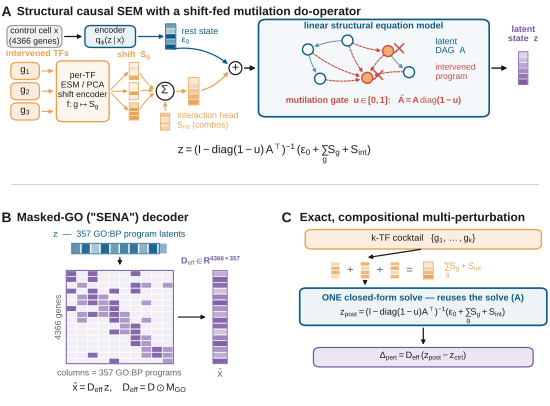

This figure's Python source:
"""Fig 1 - Structural causal world-model ARCHITECTURE (vector PDF).

WM-only schematic (the planner loop lives in a separate figure). Every box /
arrow / matrix is a matplotlib patch, so the output is fully editable vector art.

Layout contract
---------------
The whole figure is drawn in ONE full-bleed axes with x, y in [0, 1], so no
layout engine can shift an element and nothing is clipped by an axes boundary.
Panel bands are declared once below; every element is positioned relative to
them.  Type never drops below ps.MIN_PT, and ps.save() runs a collision /
overflow audit before writing.

The A -> B -> C reading order: A builds the latent z (mechanism of one
intervention on a cell); B is the readout decoder z -> genes; C composes k
interventions into ONE exact predicted effect, reusing the solve (A) and the
decoder (B).

Equations transcribed from code (NOT guessed):
  A  SEM + shift-mutilate do-operator, fed by an encoder for the control cell
       eps0     = encoder q_phi(z|x) of a control cell         causal_vae.py:32,35
       S        = sum_g compute_shift(g)                       causal_vae.py:443-446
       S_int    = W_out( ((sum x)^2 - sum x^2)/2 )  (combos)   causal_vae.py:408-419
       M        = diag(1 - u) ,  A~ = A.M  (col i x (1-u_i))   dag.py:376-379
       z        = (I - diag(1-u) A^T)^-1 (eps0 + S + S_int)    dag.py:390-391 + cvae:446
       rest:  z0 = (I - A^T)^-1 eps0   (u=0)                   dag.py:245-268
       u_i=1 -> parents of program i cut (do); u_i=0 -> obs.   dag.py:354-359
  B  masked-GO ("SENA") decoder
       xhat     = z @ D_eff^T + b ,  D_eff = D (*) M_GO        decoder.py:49-61
       D in R^{4366 x 357}: cols = 357 GO:BP programs, rows = 4366 genes;
       mask frozen, off-annotation entries lambda-shrunk
  C  exact & compositional k-TF perturbation
       k-TF set -> sum_g S_g (+ S_int) -> ONE solve z_post -> Delta = D_eff(z_post - z_ctrl)

Run:  cd paper/figures && python fig1.py
"""
import numpy as np
import matplotlib.pyplot as plt
from matplotlib.patches import FancyBboxPatch, Rectangle, Ellipse
import paperstyle as ps


# ----------------------------------------------------------------- geometry
FIGW, FIGH = ps.TEXTWIDTH_IN, 4.05
ASP = FIGW / FIGH                      # x-compression for true circles

fig, ax = ps.canvas(FIGW, FIGH)

# ----------------------------------------------------------------- palette
C_SHIFT = ps.AMBER        # per-TF shift / TF inputs
C_SEM   = ps.BLUE         # latent-DAG SEM / world model / encoder
C_DEC   = ps.VIOLET       # masked-GO decoder
C_GOOD  = ps.GREEN        # property tags
C_CUT   = ps.VERMILION    # mutilation / severed edges
C_GREY  = ps.GREY
INK     = ps.INK
SOFT    = ps.INK_SOFT

FS_T   = 8.6              # panel titles
FS_BOX = 6.6              # box captions
FS_LBL = 6.4              # element labels
FS_EQ  = 8.2              # display equations
FS_SUB = 6.2              # footnotes  (== ps.MIN_PT floor + margin)


# ----------------------------------------------------------------- helpers
def tint(hexc, amt):
    return ps.tint(hexc, amt)


def box(cx, cy, w, h, text="", fc="white", ec=INK, lw=0.9, fs=FS_BOX,
        tc=INK, rounding=0.012, weight="normal", z=2, ls="-", va="center",
        ls_pad=1.15):
    b = FancyBboxPatch((cx - w / 2, cy - h / 2), w, h,
                       boxstyle=f"round,pad=0.0,rounding_size={rounding}",
                       fc=fc, ec=ec, lw=lw, ls=ls, zorder=z, mutation_aspect=1.0)
    ax.add_patch(b)
    if text:
        ty = cy if va == "center" else (cy + h / 2 - 0.010)
        ax.text(cx, ty, text, ha="center", va=va, fontsize=fs, color=tc,
                weight=weight, zorder=z + 1, linespacing=ls_pad)
    return dict(cx=cx, cy=cy, w=w, h=h)


def side(b, where):
    cx, cy, w, h = b["cx"], b["cy"], b["w"], b["h"]
    return {"top": (cx, cy + h / 2), "bot": (cx, cy - h / 2),
            "left": (cx - w / 2, cy), "right": (cx + w / 2, cy),
            "c": (cx, cy)}[where]


def arrow(p0, p1, color=INK, lw=0.9, rad=0.0, ls="-", sa=2, sb=2,
          style="-|>", z=4, ms=7):
    ax.annotate("", xy=p1, xytext=p0, zorder=z,
                arrowprops=dict(arrowstyle=style, color=color, lw=lw,
                                linestyle=ls, shrinkA=sa, shrinkB=sb,
                                mutation_scale=ms,
                                connectionstyle=f"arc3,rad={rad}"))


def ecirc(c, r, **kw):
    e = Ellipse(c, width=2.0 * r / ASP, height=2.0 * r, **kw)
    ax.add_patch(e)
    return e


def vvec(cx, cy, n, cw, ch, base, vals=None, ec="white", lw=0.3, z=3):
    """Vertical vector = column of n cells centred at (cx, cy)."""
    if vals is None:
        vals = np.linspace(0.25, 0.95, n)
    vals = np.clip(np.asarray(vals, dtype=float), 0.10, 1.0)
    total = n * ch
    y0 = cy + total / 2 - ch
    for i in range(n):
        ax.add_patch(Rectangle((cx - cw / 2, y0 - i * ch), cw, ch,
                               fc=tint(base, 1.0 - float(vals[i])), ec=ec,
                               lw=lw, zorder=z))
    ax.add_patch(Rectangle((cx - cw / 2, cy - total / 2), cw, total,
                           fill=False, ec=tint(base, 0.10), lw=0.6, zorder=z + 1))
    return dict(top=(cx, cy + total / 2), bot=(cx, cy - total / 2),
                left=(cx - cw / 2, cy), right=(cx + cw / 2, cy))


def cutmark(x, y, s=0.011, color=C_CUT, lw=1.1, z=8):
    """Small severed-edge X (drawn, not a glyph - keeps one font in the PDF)."""
    ax.plot([x - s / ASP, x + s / ASP], [y - s, y + s], c=color, lw=lw,
            zorder=z, solid_capstyle="round")
    ax.plot([x - s / ASP, x + s / ASP], [y + s, y - s], c=color, lw=lw,
            zorder=z, solid_capstyle="round")


# =========================================================== PANEL A
ax.text(0.030, 0.985, "Structural causal SEM with a shift-fed mutilation "
        "do-operator", fontsize=FS_T, weight="bold", ha="left", va="top",
        color=INK)
ps.schematic_label(fig, "A", 0.002, 0.985)

Y_OBS = 0.910                                # observational sub-stream
Y_INT = 0.775                                # interventional sub-stream
Y_MRG = 0.832                                # merge / SEM centre line
rng = np.random.default_rng(4)

# ------------------------------------------------ observational sub-stream
# a real control cell enters the model through the encoder -> rest state eps0
b_cell = box(0.062, Y_OBS, 0.100, 0.054, "control cell " + r"$x$" +
             "\n(4366 genes)", fc=tint(C_GREY, 0.86), ec=C_GREY, lw=0.9,
             fs=FS_SUB, ls_pad=1.30)
b_enc = box(0.200, Y_OBS, 0.092, 0.054, "encoder\n" + r"$q_\phi(z\mid x)$",
            fc=tint(C_SEM, 0.92), ec=C_SEM, lw=1.0, fs=FS_SUB, ls_pad=1.30)
arrow(side(b_cell, "right"), side(b_enc, "left"), color=INK, lw=0.9, ms=6)
h_e0 = vvec(0.310, Y_OBS, 5, 0.019, 0.0125, C_SEM,
            vals=np.abs(rng.standard_normal(5)) * 0.5 + 0.25)
arrow(side(b_enc, "right"), h_e0["left"], color=C_SEM, lw=0.9, ms=6, sb=1)
ax.text(0.330, Y_OBS, "rest state\n" + r"$\varepsilon_0$", ha="left",
        va="center", fontsize=FS_LBL, color=C_SEM, linespacing=1.25)

# ------------------------------------------------ interventional sub-stream
ax.text(0.010, 0.867, "intervened TFs", ha="left", va="center",
        fontsize=FS_LBL, color=C_SHIFT, weight="bold")
tf_y = [Y_INT + 0.050, Y_INT, Y_INT - 0.050]     # 0.825 / 0.775 / 0.725
tf_boxes = [box(0.045, yy, 0.052, 0.042, lb, fc=tint(C_SHIFT, 0.80),
                ec=C_SHIFT, lw=0.9, fs=7.0)
            for lb, yy in zip([r"$g_1$", r"$g_2$", r"$g_3$"], tf_y)]

bx_emb = box(0.150, Y_INT, 0.096, 0.150, fc=tint(C_SHIFT, 0.90), ec=C_SHIFT,
             lw=1.0)
ax.text(0.150, Y_INT, "per-TF\nESM / PCA\nshift encoder\n" + r"$f\!:g\mapsto S_g$",
        ha="center", va="center", fontsize=FS_SUB, color=INK, linespacing=1.30)
for b in tf_boxes:
    arrow(side(b, "right"), (0.102, b["cy"]), color=C_SHIFT, lw=0.8, ms=6)

ax.text(0.243, 0.862, "shift  " + r"$S_g$", ha="center", va="center",
        fontsize=FS_SUB, color=C_SHIFT, weight="bold")
shift_anchor = []
for j, yy in enumerate(tf_y):
    v = np.abs(rng.standard_normal(4)) * (0.55 + 0.13 * j)
    h = vvec(0.243, yy, 4, 0.017, 0.0105, C_SHIFT, vals=np.clip(v, 0.15, 0.98))
    shift_anchor.append(h)
    arrow(side(bx_emb, "right"), h["left"], color=C_SHIFT, lw=0.7, ms=5.5, sb=1)

# summation node -> S (= sum_g S_g + S_int)
sumc = (0.300, Y_INT)
ecirc(sumc, 0.022, fc="white", ec=INK, lw=0.9, zorder=5)
ax.text(sumc[0], sumc[1], r"$\Sigma$", ha="center", va="center", fontsize=8.5,
        zorder=6, color=INK)
for h in shift_anchor:
    arrow(h["right"], (sumc[0] - 0.022 / ASP, sumc[1]), color=C_SHIFT, lw=0.7,
          ms=5.5, rad=(0.10 if h["right"][1] > sumc[1] else -0.10), sb=2)
h_S = vvec(0.352, Y_INT, 5, 0.019, 0.0135, C_SHIFT)
arrow((sumc[0] + 0.022 / ASP, sumc[1]), h_S["left"], color=C_SHIFT, lw=0.9,
      ms=6, sb=1)

# learned rank-32 interaction head S_int (combinations only) feeds the sum node
h_int = vvec(0.300, 0.700, 4, 0.017, 0.0104, C_SHIFT,
             vals=np.abs(rng.standard_normal(4)) * 0.4 + 0.20)
arrow(h_int["top"], (sumc[0], sumc[1] - 0.022), color=C_SHIFT, lw=0.8, ms=5.5,
      sb=1)
ax.text(0.322, 0.700, "interaction head\n" + r"$S_{\mathrm{int}}$ (combos)",
        ha="left", va="center", fontsize=FS_SUB, color=C_SHIFT,
        linespacing=1.25)

# merge  eps0 + S + S_int  ->  SEM
oc = (0.428, Y_MRG)
ecirc(oc, 0.016, fc="white", ec=INK, lw=0.9, zorder=6)
ax.text(oc[0], oc[1], "+", ha="center", va="center", fontsize=9, zorder=7,
        color=INK)
arrow(h_S["right"], (oc[0] - 0.016 / ASP, oc[1] - 0.006), color=C_SHIFT,
      lw=0.9, ms=6, rad=0.18, sb=1)
arrow(h_e0["bot"], (oc[0] - 0.016 / ASP, oc[1] + 0.008), color=C_SEM, lw=0.9,
      ms=6, rad=-0.22, sb=1)

# --- SEM box: latent DAG A + mutilation gate ------------------------------
bx_sem = box(0.680, Y_MRG, 0.420, 0.240, fc=tint(C_SEM, 0.955), ec=C_SEM,
             lw=1.2, rounding=0.014)
ax.text(0.680, 0.936, "linear structural equation model", ha="center",
        va="center", fontsize=FS_BOX, color=C_SEM, weight="bold")
arrow((oc[0] + 0.016 / ASP, oc[1]), (0.470, Y_MRG), color=INK, lw=1.0, ms=7)

nx = {0: (0.560, 0.878), 1: (0.632, 0.900), 2: (0.706, 0.874),
      3: (0.582, 0.806), 4: (0.668, 0.808), 5: (0.744, 0.822)}
edges = [(0, 3), (1, 0), (1, 2), (2, 5), (0, 4), (3, 4), (1, 4), (2, 4), (5, 4)]
intervened = {2, 4}
for a_, b_ in edges:
    into_int = b_ in intervened
    arrow(nx[a_], nx[b_],
          color=(C_CUT if into_int else tint(C_SEM, 0.35)),
          lw=(0.8 if into_int else 0.7),
          ls=((0, (2, 1.4)) if into_int else "-"),
          sa=4, sb=5, rad=0.12, ms=5.5, z=3)
for k, (xx, yy) in nx.items():
    isint = k in intervened
    ecirc((xx, yy), 0.0135, zorder=6,
          fc=(tint(C_SHIFT, 0.15) if isint else "white"),
          ec=(C_CUT if isint else C_SEM), lw=1.0)
for k in intervened:
    cutmark(nx[k][0] + 0.020, nx[k][1] + 0.007)

# labels live in the free right-hand third of the box - clear of every node
ax.text(0.792, 0.884, "latent\nDAG  " + r"$A$", ha="left", va="center",
        fontsize=FS_LBL, color=C_SEM, linespacing=1.25)
ax.text(0.792, 0.822, "intervened\nprogram", ha="left", va="center",
        fontsize=FS_SUB, color=C_CUT, linespacing=1.25)
ax.text(0.680, 0.752,
        r"mutilation gate  $u\in[0,1]$:   $\tilde{A}=A\,\mathrm{diag}(1-u)$",
        fontsize=FS_LBL, color=C_CUT, ha="center", va="center", weight="bold")
ax.text(0.680, 0.700, "dashed edges = parents cut by " + r"$u$",
        fontsize=FS_SUB, color=SOFT, ha="center", va="center")

# --- output latent state z  ->  decoder (panel B) --------------------------
arrow(side(bx_sem, "right"), (0.928, Y_MRG), color=INK, lw=1.0, ms=7)
h_z = vvec(0.952, Y_MRG, 6, 0.017, 0.0135, C_DEC)
ax.text(0.952, 0.894, "latent\nstate  " + r"$z$", ha="center", va="bottom",
        fontsize=FS_LBL, color=C_DEC, weight="bold", linespacing=1.25)
ax.text(0.952, 0.784, r"$\rightarrow$ decoder" + "\n(panel B)", ha="center",
        va="top", fontsize=FS_SUB, color=SOFT, linespacing=1.25)

# --- master closed-form solve + one gate gloss -----------------------------
ax.text(0.500, 0.642,
        r"$z=(I-\mathrm{diag}(1-u)\,A^{\top})^{-1}\,"
        r"(\varepsilon_0 + \sum_g S_g + S_{\mathrm{int}})$",
        ha="center", va="center", fontsize=FS_EQ, color=INK)
ax.text(0.500, 0.586,
        r"$u=1$: cut a program's parents (do)"
        "            "
        r"$u=0$: observational row",
        ha="center", va="center", fontsize=FS_SUB, color=SOFT)

# separator rule between the panel A band and the panel B / C band
ax.plot([0.02, 0.98], [0.560, 0.560], lw=0.5, color=ps.RULE, zorder=1)


# =========================================================== PANEL B
ax.text(0.030, 0.522, 'Masked-GO ("SENA") decoder', fontsize=FS_T,
        weight="bold", ha="left", va="top", color=INK)
ps.schematic_label(fig, "B", 0.002, 0.522)

# z as a horizontal program vector
zn, zx0, zcw = 10, 0.130, 0.0175
zc_y = 0.432
for i in range(zn):
    v = 0.30 + 0.62 * abs(np.sin(1.3 * i + 0.6))
    ax.add_patch(Rectangle((zx0 + i * zcw, zc_y - 0.013), zcw * 0.9, 0.026,
                           fc=tint(C_SEM, 1.0 - v), ec="white", lw=0.3, zorder=3))
ax.add_patch(Rectangle((zx0, zc_y - 0.013), zn * zcw * 0.9 + zcw * 0.1, 0.026,
                       fill=False, ec=tint(C_SEM, 0.10), lw=0.6, zorder=4))
ax.text(zx0 + zn * zcw / 2, zc_y + 0.020, r"$z$  —  357 GO:BP program latents",
        ha="center", va="bottom", fontsize=FS_LBL, color=C_SEM)

# decoder matrix D_eff
mx0, my0, mw, mh = 0.120, 0.148, 0.195, 0.230
ncol, nrow = 10, 16
rg = np.random.default_rng(7)
member = np.zeros((nrow, ncol))
for c in range(ncol):
    centre = (c + 0.5) / ncol * nrow
    for r_ in range(nrow):
        p = np.exp(-0.5 * ((r_ - centre) / 1.5) ** 2)
        member[r_, c] = 1.0 if rg.random() < (0.15 + 0.85 * p) else 0.0
cw, ch = mw / ncol, mh / nrow
for r_ in range(nrow):
    for c in range(ncol):
        fcc = (tint(C_DEC, 0.10 + 0.30 * (c % 2)) if member[r_, c]
               else tint(C_DEC, 0.90))
        ax.add_patch(Rectangle((mx0 + c * cw, my0 + (nrow - 1 - r_) * ch),
                               cw * 0.94, ch * 0.9, fc=fcc, ec="white",
                               lw=0.2, zorder=3))
ax.add_patch(Rectangle((mx0, my0), mw, mh, fill=False, ec=tint(C_DEC, 0.10),
                       lw=0.8, zorder=4))
ax.text(mx0 - 0.014, my0 + mh / 2, "4366 genes", rotation=90, ha="center",
        va="center", fontsize=FS_SUB, color=SOFT)
ax.text(mx0 + mw / 2, my0 - 0.014, "columns = 357 GO:BP programs",
        ha="center", va="top", fontsize=FS_SUB, color=SOFT)
# matrix shape label sits ABOVE the matrix, left of x-hat's column
ax.text(mx0 + mw + 0.014, my0 + mh + 0.010,
        r"$D_{\mathrm{eff}}\in\mathbf{R}^{4366\times 357}$",
        ha="left", va="bottom", fontsize=FS_LBL, color=C_DEC, weight="bold")

arrow((zx0 + zn * zcw / 2, zc_y - 0.015), (mx0 + mw / 2, my0 + mh + 0.006),
      color=INK, lw=0.9, ms=6)

# output gene vector x-hat, well clear of the shape label above
gx, gn = 0.400, 16
gcw, gch = 0.026, mh / gn
for r_ in range(gn):
    v = 0.25 + 0.7 * abs(np.sin(0.9 * r_ + 0.3))
    ax.add_patch(Rectangle((gx - gcw / 2, my0 + (gn - 1 - r_) * gch), gcw,
                           gch * 0.9, fc=tint(C_DEC, 1.0 - v), ec="white",
                           lw=0.2, zorder=3))
ax.add_patch(Rectangle((gx - gcw / 2, my0), gcw, mh, fill=False,
                       ec=tint(C_DEC, 0.10), lw=0.6, zorder=4))
ax.text(gx, my0 - 0.014, r"$\hat{x}$", ha="center", va="top", fontsize=7.6,
        color=C_DEC)
arrow((mx0 + mw + 0.004, my0 + mh / 2), (gx - gcw / 2 - 0.008, my0 + mh / 2),
      color=INK, lw=0.9, ms=6)

ax.text(0.235, 0.088,
        r"$\hat{x}=D_{\mathrm{eff}}\,z,\quad D_{\mathrm{eff}}"
        r"=D\odot M_{\mathrm{GO}}$",
        ha="center", va="center", fontsize=7.4, color=INK)
ax.text(0.235, 0.044, "GO:BP mask frozen; off-annotation entries "
        r"$\lambda$-shrunk", ha="center", va="center", fontsize=FS_SUB,
        color=SOFT)


# =========================================================== PANEL C
ax.text(0.545, 0.522, "Exact, compositional multi-perturbation",
        fontsize=FS_T, weight="bold", ha="left", va="top", color=INK)
ps.schematic_label(fig, "C", 0.512, 0.522)

CX = 0.770                                   # panel C centre line
b_tf = box(CX, 0.455, 0.430, 0.048,
           r"$k$-TF cocktail   $\{g_1,\dots,g_k\}$",
           fc=tint(C_SHIFT, 0.82), ec=C_SHIFT, lw=1.0, fs=FS_BOX)

# sum the k per-TF shifts (+ S_int)
sy = 0.378
for j, xx in enumerate((0.610, 0.664, 0.718)):
    for i in range(4):
        v = 0.35 + 0.5 * abs(np.sin(1.1 * (i + j)))
        ax.add_patch(Rectangle((xx - 0.008, sy - 0.020 + i * 0.0105), 0.016,
                               0.0092, fc=tint(C_SHIFT, 1.0 - v), ec="white",
                               lw=0.25, zorder=3))
    if j < 2:
        ax.text(xx + 0.027, sy, "+", ha="center", va="center", fontsize=8,
                color=SOFT)
ax.text(0.745, sy, "=", ha="center", va="center", fontsize=8, color=SOFT)
vvec(0.779, sy, 4, 0.018, 0.0105, C_SHIFT)
ax.text(0.808, sy, r"$\sum_g S_g + S_{\mathrm{int}}$", ha="left", va="center",
        fontsize=FS_BOX, color=C_SHIFT)
arrow(side(b_tf, "bot"), (0.664, sy + 0.031), color=INK, lw=0.9, ms=6)

# THE SAME one closed-form solve as panel A - no rollout, any k
b_solve = box(CX, 0.268, 0.450, 0.130, "", fc=tint(C_SEM, 0.93), ec=C_SEM,
              lw=1.2, rounding=0.012)
ax.text(CX, 0.310, "ONE closed-form solve — reuses the solve (A)",
        ha="center", va="center", fontsize=FS_BOX, weight="bold", color=C_SEM)
ax.text(CX, 0.267,
        r"$z_{\mathrm{post}}=(I-\mathrm{diag}(1-u)A^{\top})^{-1}"
        r"(\varepsilon_0+\sum_g S_g+S_{\mathrm{int}})$",
        ha="center", va="center", fontsize=6.6, color=INK)
ax.text(CX, 0.226, "one solve for any " + r"$k$" + ", no rollout", ha="center",
        va="center", fontsize=FS_SUB, color=SOFT, style="italic")
arrow((0.664, sy - 0.024), (0.664, 0.337), color=INK, lw=0.9, ms=6)

# decode through B -> predicted perturbation effect
b_out = box(CX, 0.150, 0.400, 0.056, "", fc=tint(C_DEC, 0.85), ec=C_DEC,
            lw=0.9, rounding=0.012)
ax.text(CX, 0.164,
        r"$\Delta_{\mathrm{pert}}=D_{\mathrm{eff}}\,"
        r"(z_{\mathrm{post}}-z_{\mathrm{ctrl}})$",
        ha="center", va="center", fontsize=FS_BOX, color=INK)
ax.text(CX, 0.136, "predicted effect — decode via " + r"$B$" + " (novel combo)",
        ha="center", va="center", fontsize=FS_SUB, color=SOFT)
arrow((CX, 0.203), side(b_out, "top"), color=INK, lw=0.9, ms=6)

# one concise contrast line (plain text, not pills)
ax.text(CX, 0.070, "one solve for any " + r"$k$" +
        "; exact & zero-shot for unseen combos,\nunlike amortized foundation "
        "models", ha="center", va="center", fontsize=FS_SUB, color=SOFT,
        linespacing=1.35)

ps.save(fig, "fig1")
print("wrote fig1.pdf / .png")
